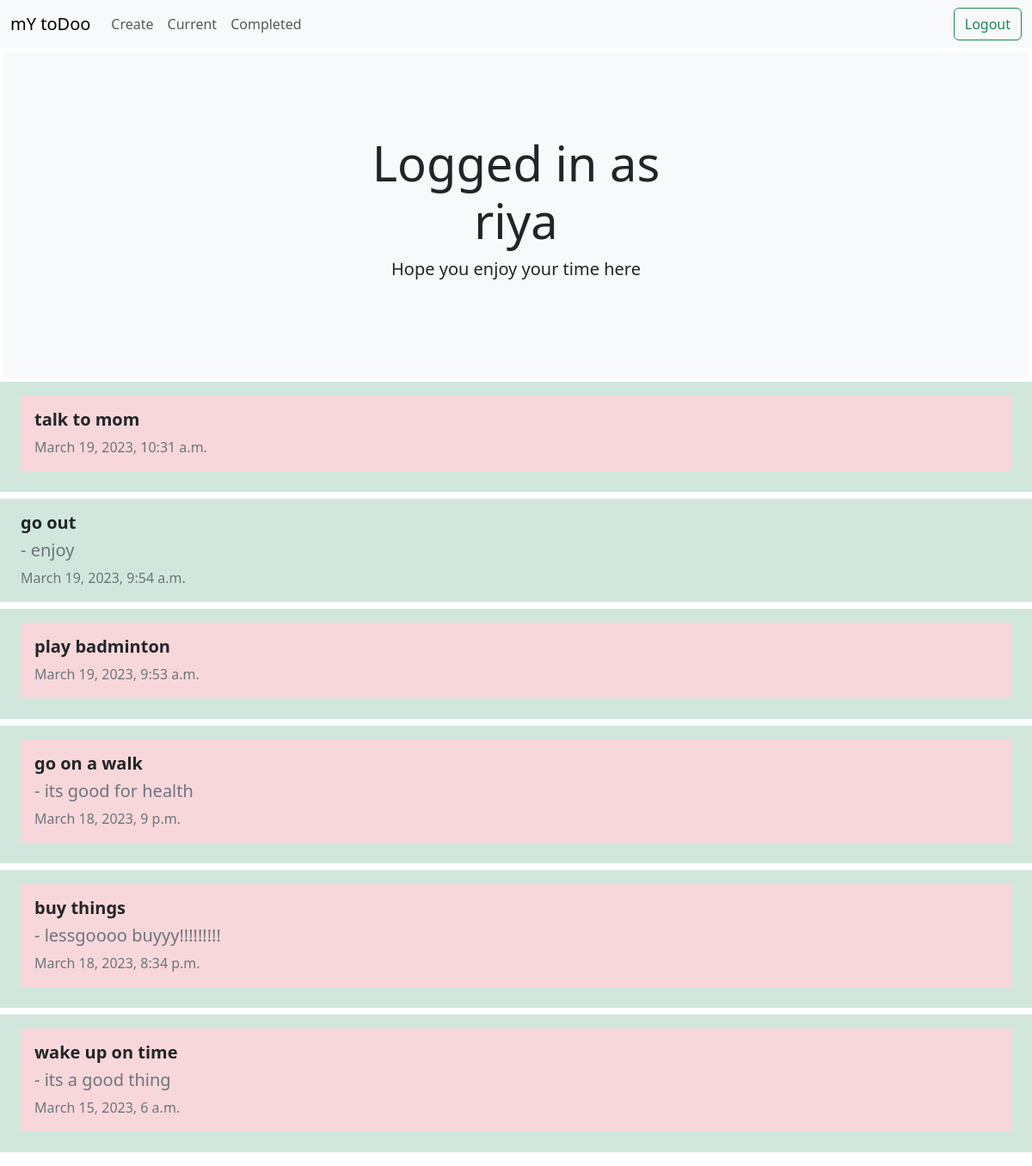
The app's page /completed/ (signed in) with its own data.
### todoapp/models.py (models this page shows, shortened)
class Todo(models.Model):
    title = models.CharField(max_length=100)
    memo = models.TextField(blank=True)
    created = models.DateTimeField(auto_now_add=True)
    datecompleted = models.DateTimeField(null= True , blank=True)
    important = models.BooleanField(default=False)
    user = models.ForeignKey(User, on_delete=models.CASCADE)

### todoapp/views.py (the view)
# urls.py: path("completed/",views.completedtodos ,name="completedtodos"),
@login_required
def completedtodos(request):
    todos = Todo.objects.filter(user = request.user, datecompleted__isnull = False).order_by('-datecompleted')
    return render(request,'todoapp/completedtodos.html' , {'todos':todos})

### todoapp/templates/todoapp/completedtodos.html
{% extends 'todoapp/base.html' %}
{% block content %}
<ul class="list-unstyled">
    {% for todo in todos %}
    <div class="p-3 mb-2 bg-success-subtle ">
        <li>
            <a href="{% url 'viewtodo'   todo.id  %} " class="nav-link px-2 link-secondary">
                {% if todo.important %}
                <div class="p-3 mb-2 bg-danger-subtle ">
                    {% endif %}
                    <h5 class="text-dark"><b>{{ todo.title }}</b></h5>
                        {% if todo.memo %} <h5 class=" text-secondary">- {{ todo.memo }}</h5> {% endif %}
                        {{ todo.datecompleted}}
                </div>
            </a>
        </li>
    </div>
    {% endfor %}
</ul>
{% endblock %}

### todoapp/templates/todoapp/base.html (shortened to what this page needs)
<!doctype html>
<html lang="en">
<head>
      <link rel="stylesheet" href="https://stackpath.bootstrapcdn.com/bootstrap/4.4.1/css/bootstrap.min.css">
    <link href="https://cdn.jsdelivr.net/npm/bootstrap@5.3.0-alpha1/dist/css/bootstrap.min.css" rel="stylesheet"
>
</head>
<body>
    {% if user.is_authenticated %}
    <nav class="navbar navbar-expand-lg bg-body-tertiary">
        <div class="container-fluid">
            <a class="navbar-brand" href="#">mY toDoo</a>
            <div class="collapse navbar-collapse" id="navbarSupportedContent">
                <ul class="navbar-nav me-auto mb-2 mb-lg-0">
                    <li class="nav-item">
                        <a class="nav-link " aria-current="page" href="{% url 'createtodo' %}">Create</a>
                    </li>
                    <li class="nav-item">
                        <a class="nav-link" href="{% url 'currenttodos' %}">Current</a>
                    </li>
                    <li class="nav-item">
                        <a class="nav-link" href="{% url 'completedtodos' %}">Completed</a>
                    </li>
                    <li class="nav-item">
                        <a class="nav-link disabled"></a>
                    </li>
                </ul>
                <form action=" {% url 'logoutuser' %} " method="POST">
                    <button class="btn btn-outline-success" type="submit"> Logout </button>
                </form>
            </div>
        </div>
    </nav>
    <div class="position-relative overflow-hidden p-3 p-md-0 m-md-1 text-center bg-light">
        <div class="col-md-5 p-lg-5 mx-auto my-5">
            <h1 class="display-4 fw-normal">Logged in as {{ user.username }}</h1>
            <p class="lead fw-normal">Hope you enjoy your time here</p>
        </div>
    </div>
    {% endif %}
    {% block content %}{% endblock %}
</body>
</html>

### records on screen
Todo: title "talk to mom", datecompleted "March 19, 2023, 10:31 a.m."
Todo: title "go out", memo "enjoy", datecompleted "March 19, 2023, 9:54 a.m."
Todo: title "play badminton", datecompleted "March 19, 2023, 9:53 a.m."
Todo: title "go on a walk", memo "its good for health", datecompleted "March 18, 2023, 9 p.m."
Todo: title "buy things", memo "lessgoooo buyyy!!!!!!!!!", datecompleted "March 18, 2023, 8:34 p.m."
Todo: title "wake up on time", memo "its a good thing", datecompleted "March 15, 2023, 6 a.m."

### other values on screen
{{ user.username }} "riya"
